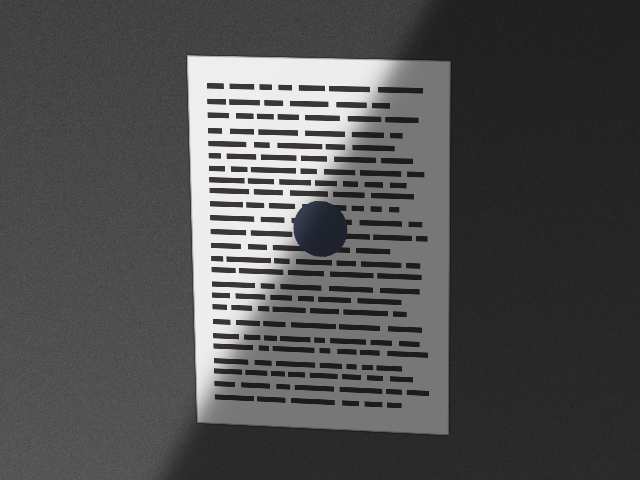
#> input picture artifacts/failures/shadow-L1-s300-repro1-20261014-140333-477a14/input.png, 640 x 480 px
$ python -i scanner_v6.py   (imports and definitions only)
#> lines starting #> are read from the running program, lines starting #| are printed output that depends on the picture; after the words box and inside, x2 and y2 are one past the last pixel; in counts of white or black regions, pixels touching at a corner belong together
"""Candidate v6: v5 plus a 4-vertex polygon search.

Evidence from v5 experiments: the single remaining dev failure (perspective-L2-s2) has a true page that projects to a
near-triangle (top corners ~95px apart on a ~1400px perimeter). The fixed 2% approxPolyDP epsilon collapsed it to 3
vertices and the minAreaRect fallback returned an axis-aligned box (IoU 0.54). Change: decrease epsilon until the
approximation has exactly 4 vertices; only fall back to minAreaRect if none does.
"""
import cv2
import numpy as np

DEFAULT_CONFIG = {"work_max_side": 500, "epsilon": 0.02, "probe": 5, "samples_per_edge": 40, "pctl": 20, "tau": 12.0}


def _quad_from_contour(c):
    peri = cv2.arcLength(c, True)
    for eps in (0.02, 0.015, 0.01, 0.0075, 0.005, 0.0035, 0.0025):
        approx = cv2.approxPolyDP(c, eps * peri, True)
        if len(approx) == 4:
            return approx.reshape(-1, 2).astype(np.float32)
    return cv2.boxPoints(cv2.minAreaRect(c))


def _otsu_quad(gray):
    blur = cv2.GaussianBlur(gray, (5, 5), 0)
    _, th = cv2.threshold(blur, 0, 255, cv2.THRESH_BINARY + cv2.THRESH_OTSU)
    th = cv2.morphologyEx(th, cv2.MORPH_CLOSE, np.ones((5, 5), np.uint8))
    cnts, _ = cv2.findContours(th, cv2.RETR_EXTERNAL, cv2.CHAIN_APPROX_SIMPLE)
    return (_quad_from_contour(max(cnts, key=cv2.contourArea)) if cnts else None), th


def _edge_quad(gray):
    eq = cv2.createCLAHE(clipLimit=2.0, tileGridSize=(8, 8)).apply(gray)
    edges = cv2.Canny(cv2.GaussianBlur(eq, (5, 5), 0), 30, 90)
    closed = cv2.morphologyEx(edges, cv2.MORPH_CLOSE, np.ones((7, 7), np.uint8))
    cnts, _ = cv2.findContours(closed, cv2.RETR_EXTERNAL, cv2.CHAIN_APPROX_SIMPLE)
    return (_quad_from_contour(cv2.convexHull(max(cnts, key=cv2.contourArea))) if cnts else None), edges


def _support(gray, quad, probe, n, pctl):
    """Percentile over perimeter samples of (mean inside - mean outside), sampled along inward/outward normals."""
    q = cv2.convexHull(quad.astype(np.float32)).reshape(-1, 2)
    if len(q) < 3:
        return -1e9
    c = q.mean(0); vals = []
    h, w = gray.shape
    for i in range(len(q)):
        a, b = q[i], q[(i + 1) % len(q)]
        d = b - a; L = np.linalg.norm(d)
        if L < 1e-3: continue
        nrm = np.array([-d[1], d[0]]) / L
        if np.dot(nrm, c - (a + b) / 2) < 0: nrm = -nrm          # point inward
        for t in np.linspace(0.05, 0.95, n):
            p = a + d * t
            pin, pout = p + nrm * probe, p - nrm * probe
            if not (0 <= pout[0] < w and 0 <= pout[1] < h and 0 <= pin[0] < w and 0 <= pin[1] < h):
                continue
            vals.append(float(gray[int(pin[1]), int(pin[0])]) - float(gray[int(pout[1]), int(pout[0])]))
    return float(np.percentile(vals, pctl)) if vals else -1e9


def scan(img, config=None):
    cfg = {**DEFAULT_CONFIG, **(config or {})}
    h, w = img.shape[:2]
    s = cfg["work_max_side"] / max(h, w)
    small = cv2.resize(img, (int(w * s), int(h * s)), interpolation=cv2.INTER_AREA) if s < 1 else img.copy()
    s = small.shape[1] / w
    gray = cv2.cvtColor(small, cv2.COLOR_BGR2GRAY)
    smooth = cv2.GaussianBlur(gray, (0, 0), 2.0)
    q1, th = _otsu_quad(gray)
    q2, edges = _edge_quad(gray)
    props = {"otsu": q1, "edge": q2}
    scores = {k: _support(smooth, v, cfg["probe"], cfg["samples_per_edge"], cfg["pctl"]) for k, v in props.items() if v is not None}
    stages = {"gray": gray, "threshold": th, "edges": edges}
    if not scores:
        return {"corners": None, "stages": stages, "info": {"scores": scores}}
    credible = [k for k in scores if scores[k] >= cfg["tau"]]
    best = max(credible, key=lambda k: cv2.contourArea(props[k].astype(np.float32))) if credible else max(scores, key=scores.get)
    return {"corners": (props[best] / s).tolist(), "stages": stages, "info": {"scores": scores, "chosen": best}}

>>> import cv2
>>> picture = cv2.imread('../artifacts/failures/shadow-L1-s300-repro1-20261014-140333-477a14/input.png')
#> picture is the input picture: shape (480, 640, 3); mean B, G, R 79.8, 79.7, 79.9
>>> result = scan(picture)
#> in scan, `smooth = cv2.GaussianBlur(gray, (0, 0), 2.0)`:
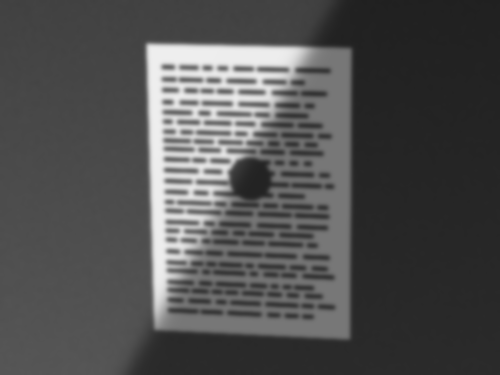
#> smooth: shape (375, 500); min 32, max 238, mean 79.8
#> in _otsu_quad, `blur = cv2.GaussianBlur(gray, (5, 5), 0)`:
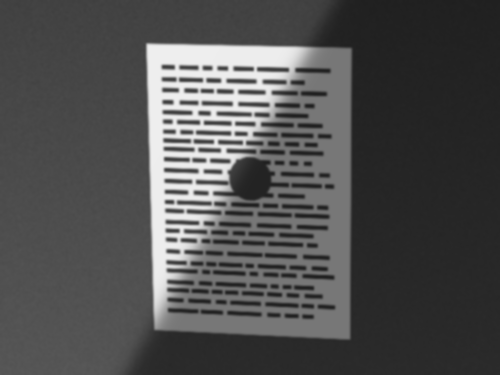
#> blur: shape (375, 500); min 31, max 238, mean 79.8
#> in _otsu_quad, `_, th = cv2.threshold(blur, 0, 255, cv2.THRESH_BINARY + cv2.THRESH_OTSU)`:
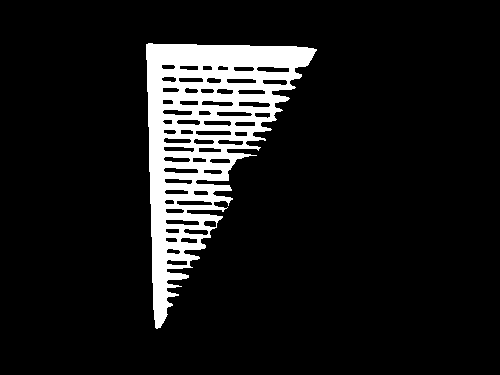
#> th: shape (375, 500); 9.9% white; 1 white region, box (x1, y1, x2, y2) and area: (146, 43, 317, 329) 18647
#> in _otsu_quad, `th = cv2.morphologyEx(th, cv2.MORPH_CLOSE, np.ones((5, 5), np.uint8))`:
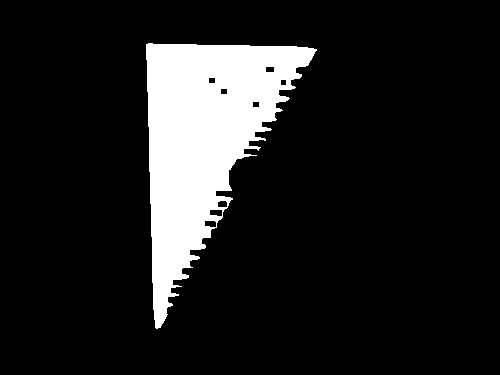
#> th: shape (375, 500); 12.4% white; 1 white region
#> in _otsu_quad, `cnts, _ = cv2.findContours(th, cv2.RETR_EXTERNAL, cv2.CHAIN_APPROX_SIM..`: cnts = 1 contour; box (x1, y1, x2, y2) and area: (146, 43, 317, 329) 23102
#> in _quad_from_contour, `peri = cv2.arcLength(c, True)`: peri = 1109.7
#> the loop in _quad_from_contour, `for eps in (0.02, 0.015, 0.01, 0.0075, 0.005, 0.0035, 0.0025):` made 7 passes
#> approx on pass 1: [[316, 49], [146, 44], [156, 328]]
#> in scan, `q1, th = _otsu_quad(gray)`: q1 = [[316, 328], [146, 328], [146, 43], [316, 43]]
#> in _edge_quad, `eq = cv2.createCLAHE(clipLimit=2.0, tileGridSize=(8, 8)).apply(gray)`:
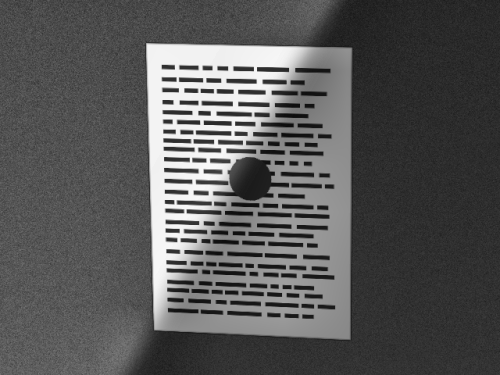
#> eq: shape (375, 500); min 13, max 249, mean 88.1
#> in _edge_quad, `edges = cv2.Canny(cv2.GaussianBlur(eq, (5, 5), 0), 30, 90)`:
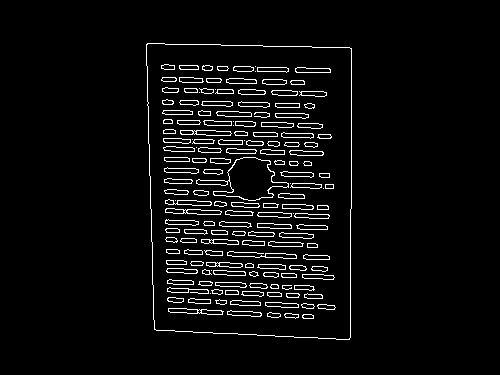
#> edges: shape (375, 500); 4.6% white in thin lines or dots, all inside (x1, y1, x2, y2) = (146, 43, 352, 340)
#> in _edge_quad, `closed = cv2.morphologyEx(edges, cv2.MORPH_CLOSE, np.ones((7, 7), np.u..`:
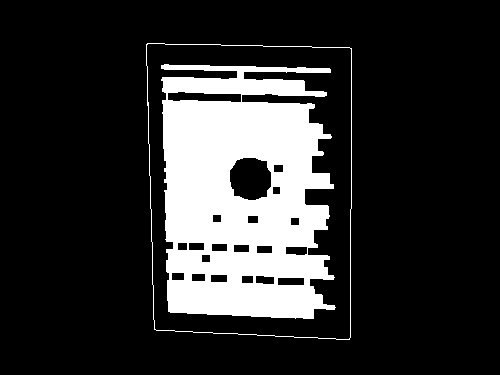
#> closed: shape (375, 500); 18.2% white; 2 white regions
#> in _edge_quad, `cnts, _ = cv2.findContours(closed, cv2.RETR_EXTERNAL, cv2.CHAIN_APPROX..`: cnts = 1 contour; box (x1, y1, x2, y2) and area: (146, 43, 352, 340) 58023
#> the loop in _quad_from_contour, `for eps in (0.02, 0.015, 0.01, 0.0075, 0.005, 0.0035, 0.0025):` made 1 pass
#> approx on pass 1: [[147, 43], [351, 48], [349, 339], [154, 329]]
#> in scan, `q2, edges = _edge_quad(gray)`: q2 = [[147, 43], [351, 48], [349, 339], [154, 329]]
#> in scan, `props = {"otsu": q1, "edge": q2}`: props = {'otsu': [[316, 328], [146, 328], [146, 43], [316, 43]], 'edge': [[147, 43], [351, 48], [349, 339], [154, 329]]}
#> after the loop in _support, `for i in range(len(q)):`: vals = 160 values, max 167 at index 79, min -55 at index 155, mean 72.08
#> the loop in _support (call 2), `for i in range(len(q)):` made 4 passes
#> (a, b, d, L, nrm) on passes 1 to 4: ([147, 43], [351, 48], [204, 5], 204.1, [-0.0245, 1]), ([351, 48], [349, 339], [-2, 291], 291, [-1, -0.00687]), ([349, 339], [154, 329], [-195, -10], 195.3, [0.0512, -0.999]), ([154, 329], [147, 43], [-7, -286], 286.1, [1, -0.0245])
#> in scan, `scores = {k: _support(smooth, v, cfg["probe"], cfg["samples_per_edge"]..`: scores = {'otsu': 2.8, 'edge': 77}
#> in scan, `credible = [k for k in scores if scores[k] >= cfg["tau"]]`: credible = ['edge']
#> in scan, `best = max(credible, key=lambda k: cv2.contourArea(props[k].astype(np...`: best = 'edge'
#> result = 3 items
